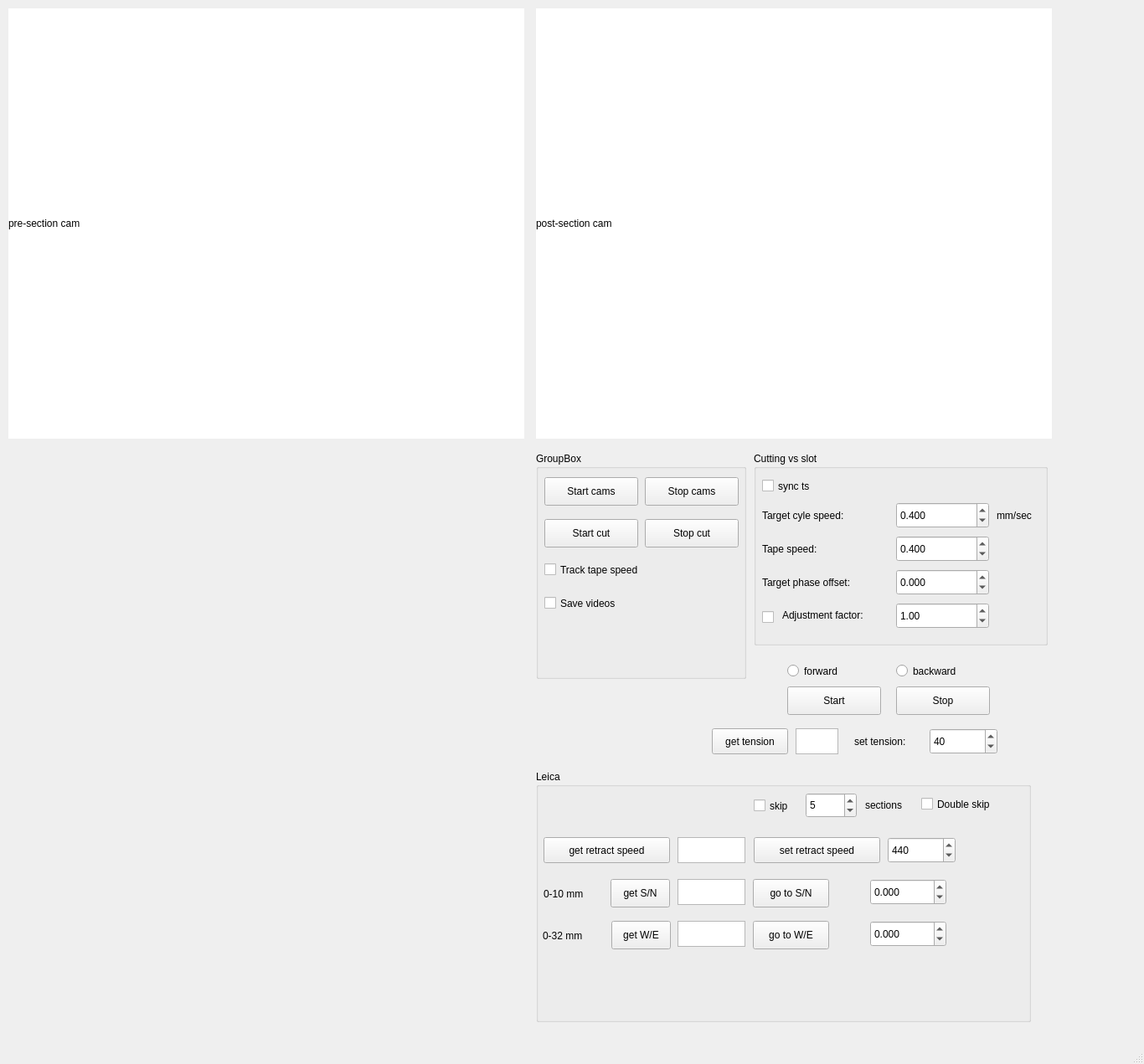
<?xml version="1.0" encoding="UTF-8"?>
<ui version="4.0">
 <class>MainWindow</class>
 <widget class="QMainWindow" name="MainWindow">
  <property name="geometry">
   <rect>
    <x>0</x>
    <y>0</y>
    <width>1366</width>
    <height>1271</height>
   </rect>
  </property>
  <property name="windowTitle">
   <string>MainWindow</string>
  </property>
  <widget class="QWidget" name="centralwidget">
   <widget class="QLabel" name="_cam_presection">
    <property name="geometry">
     <rect>
      <x>10</x>
      <y>10</y>
      <width>616</width>
      <height>514</height>
     </rect>
    </property>
    <property name="autoFillBackground">
     <bool>false</bool>
    </property>
    <property name="styleSheet">
     <string notr="true">background: rgb(255,255,255)</string>
    </property>
    <property name="text">
     <string>pre-section cam</string>
    </property>
   </widget>
   <widget class="QLabel" name="_cam_postsection">
    <property name="geometry">
     <rect>
      <x>640</x>
      <y>10</y>
      <width>616</width>
      <height>514</height>
     </rect>
    </property>
    <property name="styleSheet">
     <string notr="true">background: rgb(255,255,255)</string>
    </property>
    <property name="text">
     <string>post-section cam</string>
    </property>
   </widget>
   <widget class="QGroupBox" name="groupBox">
    <property name="geometry">
     <rect>
      <x>640</x>
      <y>540</y>
      <width>251</width>
      <height>271</height>
     </rect>
    </property>
    <property name="title">
     <string>GroupBox</string>
    </property>
    <widget class="QPushButton" name="btn_StartCams">
     <property name="geometry">
      <rect>
       <x>10</x>
       <y>30</y>
       <width>112</width>
       <height>34</height>
      </rect>
     </property>
     <property name="text">
      <string>Start cams</string>
     </property>
    </widget>
    <widget class="QPushButton" name="btn_StopCams">
     <property name="geometry">
      <rect>
       <x>130</x>
       <y>30</y>
       <width>112</width>
       <height>34</height>
      </rect>
     </property>
     <property name="text">
      <string>Stop cams</string>
     </property>
    </widget>
    <widget class="QCheckBox" name="cbx_TrackSpeed">
     <property name="geometry">
      <rect>
       <x>10</x>
       <y>120</y>
       <width>161</width>
       <height>41</height>
      </rect>
     </property>
     <property name="text">
      <string>Track tape speed</string>
     </property>
     <property name="checked">
      <bool>false</bool>
     </property>
    </widget>
    <widget class="QCheckBox" name="cbx_SaveVideos">
     <property name="geometry">
      <rect>
       <x>10</x>
       <y>160</y>
       <width>171</width>
       <height>41</height>
      </rect>
     </property>
     <property name="text">
      <string>Save videos</string>
     </property>
     <property name="checked">
      <bool>false</bool>
     </property>
    </widget>
    <widget class="QPushButton" name="btn_StartCut">
     <property name="geometry">
      <rect>
       <x>10</x>
       <y>80</y>
       <width>112</width>
       <height>34</height>
      </rect>
     </property>
     <property name="text">
      <string>Start cut</string>
     </property>
    </widget>
    <widget class="QPushButton" name="btn_StopCut">
     <property name="geometry">
      <rect>
       <x>130</x>
       <y>80</y>
       <width>112</width>
       <height>34</height>
      </rect>
     </property>
     <property name="text">
      <string>Stop cut</string>
     </property>
    </widget>
   </widget>
   <widget class="PlotWidget" name="pg_sync" native="true">
    <property name="geometry">
     <rect>
      <x>10</x>
      <y>540</y>
      <width>616</width>
      <height>331</height>
     </rect>
    </property>
   </widget>
   <widget class="PlotWidget" name="pg_phasediff" native="true">
    <property name="geometry">
     <rect>
      <x>10</x>
      <y>890</y>
      <width>616</width>
      <height>331</height>
     </rect>
    </property>
   </widget>
   <widget class="QGroupBox" name="groupBox_2">
    <property name="geometry">
     <rect>
      <x>640</x>
      <y>920</y>
      <width>591</width>
      <height>301</height>
     </rect>
    </property>
    <property name="title">
     <string>Leica</string>
    </property>
    <widget class="QSpinBox" name="sbx_retractionSpeed">
     <property name="geometry">
      <rect>
       <x>420</x>
       <y>80</y>
       <width>81</width>
       <height>31</height>
      </rect>
     </property>
     <property name="keyboardTracking">
      <bool>false</bool>
     </property>
     <property name="minimum">
      <number>1</number>
     </property>
     <property name="maximum">
      <number>6000</number>
     </property>
     <property name="value">
      <number>440</number>
     </property>
    </widget>
    <widget class="QPushButton" name="btn_GetRetract">
     <property name="geometry">
      <rect>
       <x>9</x>
       <y>80</y>
       <width>151</width>
       <height>31</height>
      </rect>
     </property>
     <property name="text">
      <string>get retract speed</string>
     </property>
    </widget>
    <widget class="QPushButton" name="btn_getNS">
     <property name="geometry">
      <rect>
       <x>89</x>
       <y>130</y>
       <width>71</width>
       <height>34</height>
      </rect>
     </property>
     <property name="text">
      <string>get S/N</string>
     </property>
    </widget>
    <widget class="QPushButton" name="btn_getEW">
     <property name="geometry">
      <rect>
       <x>90</x>
       <y>180</y>
       <width>71</width>
       <height>34</height>
      </rect>
     </property>
     <property name="text">
      <string>get W/E</string>
     </property>
    </widget>
    <widget class="QTextEdit" name="DisplayRetractSpeed">
     <property name="geometry">
      <rect>
       <x>169</x>
       <y>80</y>
       <width>81</width>
       <height>31</height>
      </rect>
     </property>
    </widget>
    <widget class="QTextEdit" name="DisplayNS">
     <property name="geometry">
      <rect>
       <x>169</x>
       <y>130</y>
       <width>81</width>
       <height>31</height>
      </rect>
     </property>
    </widget>
    <widget class="QTextEdit" name="DisplayEW">
     <property name="geometry">
      <rect>
       <x>169</x>
       <y>180</y>
       <width>81</width>
       <height>31</height>
      </rect>
     </property>
    </widget>
    <widget class="QPushButton" name="btn_goNS">
     <property name="geometry">
      <rect>
       <x>259</x>
       <y>130</y>
       <width>91</width>
       <height>34</height>
      </rect>
     </property>
     <property name="text">
      <string>go to S/N</string>
     </property>
    </widget>
    <widget class="QPushButton" name="btn_goEW">
     <property name="geometry">
      <rect>
       <x>259</x>
       <y>180</y>
       <width>91</width>
       <height>34</height>
      </rect>
     </property>
     <property name="text">
      <string>go to W/E</string>
     </property>
    </widget>
    <widget class="QLabel" name="label_10">
     <property name="geometry">
      <rect>
       <x>8</x>
       <y>183</y>
       <width>81</width>
       <height>30</height>
      </rect>
     </property>
     <property name="text">
      <string>0-32 mm</string>
     </property>
    </widget>
    <widget class="QLabel" name="label_3">
     <property name="geometry">
      <rect>
       <x>9</x>
       <y>132</y>
       <width>81</width>
       <height>31</height>
      </rect>
     </property>
     <property name="text">
      <string>0-10 mm</string>
     </property>
    </widget>
    <widget class="QDoubleSpinBox" name="sbx_setNS">
     <property name="geometry">
      <rect>
       <x>399</x>
       <y>130</y>
       <width>91</width>
       <height>31</height>
      </rect>
     </property>
     <property name="keyboardTracking">
      <bool>false</bool>
     </property>
     <property name="decimals">
      <number>3</number>
     </property>
     <property name="minimum">
      <double>-1000.000000000000000</double>
     </property>
     <property name="maximum">
      <double>10.000000000000000</double>
     </property>
     <property name="singleStep">
      <double>0.500000000000000</double>
     </property>
    </widget>
    <widget class="QDoubleSpinBox" name="sbx_setEW">
     <property name="geometry">
      <rect>
       <x>399</x>
       <y>180</y>
       <width>91</width>
       <height>31</height>
      </rect>
     </property>
     <property name="keyboardTracking">
      <bool>false</bool>
     </property>
     <property name="decimals">
      <number>3</number>
     </property>
     <property name="minimum">
      <double>-1000.000000000000000</double>
     </property>
     <property name="maximum">
      <double>42.000000000000000</double>
     </property>
     <property name="singleStep">
      <double>0.500000000000000</double>
     </property>
    </widget>
    <widget class="QCheckBox" name="cbx_skip">
     <property name="geometry">
      <rect>
       <x>260</x>
       <y>22</y>
       <width>81</width>
       <height>41</height>
      </rect>
     </property>
     <property name="text">
      <string>skip </string>
     </property>
     <property name="checked">
      <bool>false</bool>
     </property>
    </widget>
    <widget class="QLabel" name="label_11">
     <property name="geometry">
      <rect>
       <x>393</x>
       <y>26</y>
       <width>91</width>
       <height>31</height>
      </rect>
     </property>
     <property name="text">
      <string>sections</string>
     </property>
    </widget>
    <widget class="QPushButton" name="btn_SetRetract">
     <property name="geometry">
      <rect>
       <x>260</x>
       <y>80</y>
       <width>151</width>
       <height>31</height>
      </rect>
     </property>
     <property name="text">
      <string>set retract speed</string>
     </property>
    </widget>
    <widget class="QSpinBox" name="sbx_NumSections">
     <property name="geometry">
      <rect>
       <x>322</x>
       <y>27</y>
       <width>61</width>
       <height>30</height>
      </rect>
     </property>
     <property name="keyboardTracking">
      <bool>false</bool>
     </property>
     <property name="minimum">
      <number>0</number>
     </property>
     <property name="maximum">
      <number>100</number>
     </property>
     <property name="value">
      <number>5</number>
     </property>
    </widget>
    <widget class="QCheckBox" name="cbx_reskip">
     <property name="geometry">
      <rect>
       <x>460</x>
       <y>20</y>
       <width>131</width>
       <height>41</height>
      </rect>
     </property>
     <property name="text">
      <string>Double skip </string>
     </property>
     <property name="checked">
      <bool>false</bool>
     </property>
    </widget>
   </widget>
   <widget class="QGroupBox" name="groupBox_3">
    <property name="geometry">
     <rect>
      <x>900</x>
      <y>540</y>
      <width>351</width>
      <height>231</height>
     </rect>
    </property>
    <property name="title">
     <string>Cutting vs slot</string>
    </property>
    <widget class="QLabel" name="label_5">
     <property name="geometry">
      <rect>
       <x>10</x>
       <y>60</y>
       <width>161</width>
       <height>31</height>
      </rect>
     </property>
     <property name="text">
      <string>Target cyle speed:</string>
     </property>
    </widget>
    <widget class="QDoubleSpinBox" name="sbx_targetCycleSpeed">
     <property name="geometry">
      <rect>
       <x>170</x>
       <y>60</y>
       <width>111</width>
       <height>31</height>
      </rect>
     </property>
     <property name="keyboardTracking">
      <bool>false</bool>
     </property>
     <property name="decimals">
      <number>3</number>
     </property>
     <property name="minimum">
      <double>0.000000000000000</double>
     </property>
     <property name="maximum">
      <double>1000.000000000000000</double>
     </property>
     <property name="singleStep">
      <double>0.010000000000000</double>
     </property>
     <property name="value">
      <double>0.400000000000000</double>
     </property>
    </widget>
    <widget class="QLabel" name="label_7">
     <property name="geometry">
      <rect>
       <x>10</x>
       <y>100</y>
       <width>141</width>
       <height>31</height>
      </rect>
     </property>
     <property name="text">
      <string>Tape speed:</string>
     </property>
    </widget>
    <widget class="QLabel" name="label_8">
     <property name="geometry">
      <rect>
       <x>290</x>
       <y>60</y>
       <width>71</width>
       <height>31</height>
      </rect>
     </property>
     <property name="text">
      <string>mm/sec</string>
     </property>
    </widget>
    <widget class="QDoubleSpinBox" name="sbx_tapeSpeed">
     <property name="geometry">
      <rect>
       <x>170</x>
       <y>100</y>
       <width>111</width>
       <height>31</height>
      </rect>
     </property>
     <property name="keyboardTracking">
      <bool>false</bool>
     </property>
     <property name="decimals">
      <number>3</number>
     </property>
     <property name="minimum">
      <double>-1000.000000000000000</double>
     </property>
     <property name="maximum">
      <double>1000.000000000000000</double>
     </property>
     <property name="singleStep">
      <double>0.050000000000000</double>
     </property>
     <property name="value">
      <double>0.400000000000000</double>
     </property>
    </widget>
    <widget class="QCheckBox" name="cbx_synTS">
     <property name="geometry">
      <rect>
       <x>10</x>
       <y>20</y>
       <width>141</width>
       <height>41</height>
      </rect>
     </property>
     <property name="text">
      <string>sync ts</string>
     </property>
     <property name="checked">
      <bool>false</bool>
     </property>
    </widget>
    <widget class="QDoubleSpinBox" name="sbx_targetphase">
     <property name="geometry">
      <rect>
       <x>170</x>
       <y>140</y>
       <width>111</width>
       <height>31</height>
      </rect>
     </property>
     <property name="keyboardTracking">
      <bool>false</bool>
     </property>
     <property name="decimals">
      <number>3</number>
     </property>
     <property name="minimum">
      <double>-1000.000000000000000</double>
     </property>
     <property name="maximum">
      <double>1000.000000000000000</double>
     </property>
    </widget>
    <widget class="QLabel" name="label_4">
     <property name="geometry">
      <rect>
       <x>10</x>
       <y>140</y>
       <width>161</width>
       <height>31</height>
      </rect>
     </property>
     <property name="text">
      <string>Target phase offset:</string>
     </property>
    </widget>
    <widget class="QLabel" name="label_6">
     <property name="geometry">
      <rect>
       <x>34</x>
       <y>175</y>
       <width>141</width>
       <height>40</height>
      </rect>
     </property>
     <property name="text">
      <string>Adjustment factor:</string>
     </property>
    </widget>
    <widget class="QCheckBox" name="cbx_adjFactor">
     <property name="geometry">
      <rect>
       <x>10</x>
       <y>177</y>
       <width>31</width>
       <height>41</height>
      </rect>
     </property>
     <property name="text">
      <string/>
     </property>
     <property name="checked">
      <bool>false</bool>
     </property>
    </widget>
    <widget class="QDoubleSpinBox" name="sbx_adjFactor">
     <property name="geometry">
      <rect>
       <x>170</x>
       <y>180</y>
       <width>111</width>
       <height>31</height>
      </rect>
     </property>
     <property name="keyboardTracking">
      <bool>false</bool>
     </property>
     <property name="decimals">
      <number>2</number>
     </property>
     <property name="minimum">
      <double>-1000.000000000000000</double>
     </property>
     <property name="maximum">
      <double>1000.000000000000000</double>
     </property>
     <property name="value">
      <double>1.000000000000000</double>
     </property>
    </widget>
   </widget>
   <widget class="QPushButton" name="btn_TapeStop">
    <property name="geometry">
     <rect>
      <x>1070</x>
      <y>820</y>
      <width>112</width>
      <height>34</height>
     </rect>
    </property>
    <property name="text">
     <string>Stop</string>
    </property>
   </widget>
   <widget class="QPushButton" name="btn_TapeStart">
    <property name="geometry">
     <rect>
      <x>940</x>
      <y>820</y>
      <width>112</width>
      <height>34</height>
     </rect>
    </property>
    <property name="text">
     <string>Start</string>
    </property>
   </widget>
   <widget class="QRadioButton" name="radiobtn_forward">
    <property name="geometry">
     <rect>
      <x>940</x>
      <y>790</y>
      <width>111</width>
      <height>23</height>
     </rect>
    </property>
    <property name="text">
     <string>forward</string>
    </property>
   </widget>
   <widget class="QRadioButton" name="radiobtn_backward">
    <property name="geometry">
     <rect>
      <x>1070</x>
      <y>790</y>
      <width>111</width>
      <height>23</height>
     </rect>
    </property>
    <property name="text">
     <string>backward</string>
    </property>
   </widget>
   <widget class="QDoubleSpinBox" name="sbx_tapeTension">
    <property name="geometry">
     <rect>
      <x>1110</x>
      <y>870</y>
      <width>81</width>
      <height>31</height>
     </rect>
    </property>
    <property name="keyboardTracking">
     <bool>false</bool>
    </property>
    <property name="decimals">
     <number>0</number>
    </property>
    <property name="minimum">
     <double>-1000.000000000000000</double>
    </property>
    <property name="maximum">
     <double>100.000000000000000</double>
    </property>
    <property name="singleStep">
     <double>1.000000000000000</double>
    </property>
    <property name="value">
     <double>40.000000000000000</double>
    </property>
   </widget>
   <widget class="QLabel" name="label_9">
    <property name="geometry">
     <rect>
      <x>1020</x>
      <y>870</y>
      <width>91</width>
      <height>31</height>
     </rect>
    </property>
    <property name="text">
     <string>set tension:</string>
    </property>
   </widget>
   <widget class="QTextEdit" name="DisplayTension">
    <property name="geometry">
     <rect>
      <x>950</x>
      <y>870</y>
      <width>51</width>
      <height>31</height>
     </rect>
    </property>
   </widget>
   <widget class="QPushButton" name="btn_GetTension">
    <property name="geometry">
     <rect>
      <x>850</x>
      <y>870</y>
      <width>91</width>
      <height>31</height>
     </rect>
    </property>
    <property name="text">
     <string>get tension</string>
    </property>
   </widget>
  </widget>
  <widget class="QMenuBar" name="menubar">
   <property name="geometry">
    <rect>
     <x>0</x>
     <y>0</y>
     <width>1366</width>
     <height>31</height>
    </rect>
   </property>
  </widget>
  <widget class="QStatusBar" name="statusbar"/>
 </widget>
 <customwidgets>
  <customwidget>
   <class>PlotWidget</class>
   <extends>QWidget</extends>
   <header>pyqtgraph</header>
   <container>1</container>
  </customwidget>
 </customwidgets>
 <resources/>
 <connections/>
</ui>
